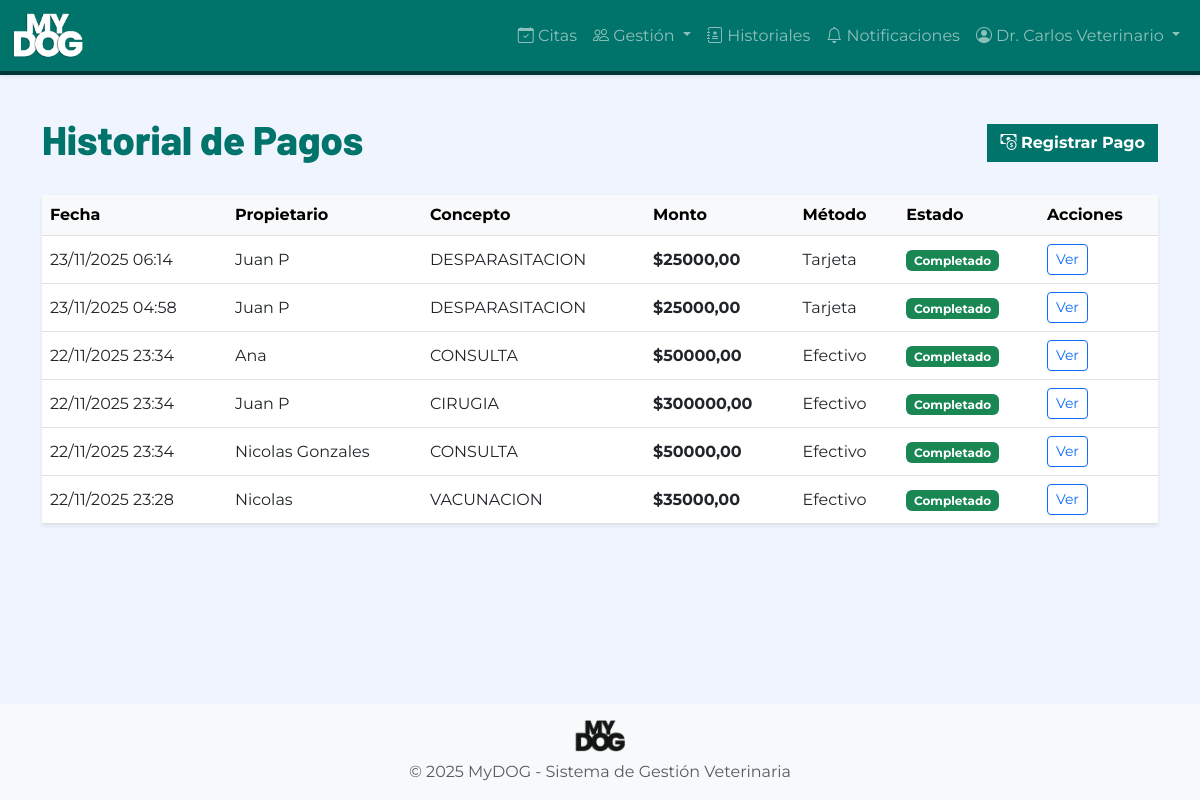
The page /pagos/ (signed in) on the database as committed earlier.
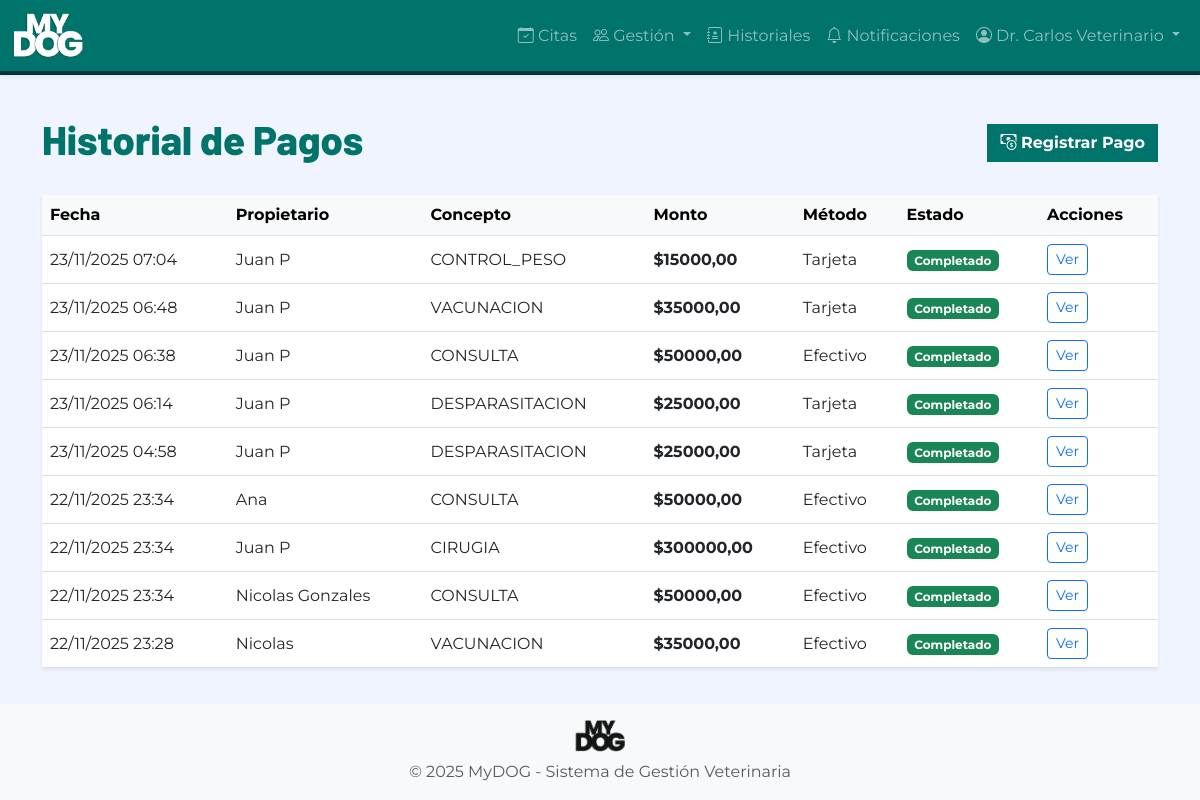
The same page on the database as committed later.
### pagos/models.py (models this page shows, shortened)
class Pago(models.Model):
    TIPO_PAGO_CHOICES = [
        ('EFECTIVO', 'Efectivo'),
        ('TARJETA', 'Tarjeta'),
        ('TRANSFERENCIA', 'Transferencia'),
        ('PENDIENTE', 'Pendiente'),
    ]
    ESTADO_CHOICES = [
        ('PENDIENTE', 'Pendiente'),
        ('COMPLETADO', 'Completado'),
        ('FALLIDO', 'Fallido'),
    ]
    cita = models.ForeignKey(
        'citas.Cita',
        on_delete=models.SET_NULL,
        null=True,
        blank=True,
        related_name='pagos',
        verbose_name='Cita asociada'
    )
    propietario = models.ForeignKey(
        'propietarios.Propietario',
        on_delete=models.PROTECT,
        related_name='pagos',
        verbose_name='Propietario'
    )
    monto = models.DecimalField(
        max_digits=10,
        decimal_places=2,
        validators=[MinValueValidator(0.01)],
        verbose_name='Monto',
        help_text='Monto del pago en pesos colombianos'
    )
    tipo_pago = models.CharField(
        max_length=15,
        choices=TIPO_PAGO_CHOICES,
        verbose_name='Tipo de pago'
    )
    estado = models.CharField(
        max_length=15,
        choices=ESTADO_CHOICES,
        default='PENDIENTE',
        verbose_name='Estado del pago'
    )
    referencia = models.CharField(
        max_length=100,
        blank=True,
        verbose_name='Referencia/Comprobante',
        help_text='Número de referencia o comprobante'
    )
    ultimos_4_digitos_validator = RegexValidator(
        regex=r'^\d{4}$',
        message='Debe contener exactamente 4 dígitos'
    )
    ultimos_4_digitos = models.CharField(
        max_length=4,
        blank=True,
        validators=[ultimos_4_digitos_validator],
        verbose_name='Últimos 4 dígitos',
        help_text='Últimos 4 dígitos de la tarjeta (solo si es pago con tarjeta)'
    )
    fecha_pago = models.DateTimeField(
        auto_now_add=True,
        verbose_name='Fecha del pago'
    )
    simulado = models.BooleanField(
        default=True,
        verbose_name='Pago simulado',
        help_text='Indica si es un pago simulado (siempre True en este sistema)'
    )
    usuario_registro = models.ForeignKey(
        'autenticacion.Usuario',
        on_delete=models.PROTECT,
        verbose_name='Usuario que registró el pago'
    )
    class Meta:
        verbose_name = 'Pago'
        verbose_name_plural = 'Pagos'
        ordering = ['-fecha_pago']

### propietarios/models.py (models this page shows, shortened)
class Propietario(models.Model):
    usuario = models.OneToOneField(
        'autenticacion.Usuario',
        on_delete=models.CASCADE,
        related_name='propietario',
        verbose_name='Usuario',
        help_text='Usuario del sistema asociado al propietario'
    )
    nombre = models.CharField(
        max_length=100,
        verbose_name='Nombre completo',
        help_text='Nombre completo del propietario (3-100 caracteres)'
    )
    documento = models.CharField(
        max_length=20,
        unique=True,
        verbose_name='Documento de identidad',
        help_text='Número de documento único del propietario'
    )
    telefono_validator = RegexValidator(
        regex=r'^\d{7,15}$',
        message='El teléfono debe contener entre 7 y 15 dígitos numéricos'
    )
    telefono = models.CharField(
        max_length=15,
        validators=[telefono_validator],
        verbose_name='Teléfono',
        help_text='Teléfono de contacto (7-15 dígitos)'
    )
    correo = models.EmailField(
        unique=True,
        validators=[EmailValidator()],
        verbose_name='Correo electrónico',
        help_text='Correo electrónico único del propietario'
    )
    direccion = models.TextField(
        max_length=200,
        blank=True,
        verbose_name='Dirección',
        help_text='Dirección de residencia (opcional, máx 200 caracteres)'
    )
    fecha_registro = models.DateTimeField(
        auto_now_add=True,
        verbose_name='Fecha de registro'
    )
    fecha_modificacion = models.DateTimeField(
        auto_now=True,
        verbose_name='Fecha de modificación'
    )
    activo = models.BooleanField(
        default=True,
        verbose_name='Activo',
        help_text='Indica si el propietario está activo en el sistema'
    )
    class Meta:
        verbose_name = 'Propietario'
        verbose_name_plural = 'Propietarios'
        ordering = ['-fecha_registro']
        indexes = [
            models.Index(fields=['documento']),
            models.Index(fields=['correo']),
        ]

### citas/models.py (models this page shows, shortened)
class Cita(models.Model):
    ESTADO_CHOICES = [
        ('PROGRAMADA', 'Programada'),
        ('CONFIRMADA', 'Confirmada'),
        ('COMPLETADA', 'Completada'),
        ('CANCELADA', 'Cancelada'),
        ('INASISTENCIA', 'Inasistencia'),
    ]
    propietario = models.ForeignKey(
        'propietarios.Propietario',
        on_delete=models.PROTECT,
        related_name='citas',
        verbose_name='Propietario',
        help_text='Propietario de la mascota'
    )
    mascota = models.ForeignKey(
        'mascotas.Mascota',
        on_delete=models.PROTECT,
        related_name='citas',
        verbose_name='Mascota',
        help_text='Mascota a atender'
    )
    servicio = models.ForeignKey(
        'servicios.Servicio',
        on_delete=models.PROTECT,
        related_name='citas',
        verbose_name='Servicio',
        help_text='Servicio veterinario solicitado'
    )
    veterinario = models.ForeignKey(
        'autenticacion.Usuario',
        on_delete=models.PROTECT,
        limit_choices_to={'rol': 'VETERINARIO'},
        related_name='citas_asignadas',
        verbose_name='Veterinario',
        help_text='Veterinario asignado'
    )
    fecha = models.DateField(
        verbose_name='Fecha',
        help_text='Fecha de la cita'
    )
    hora = models.TimeField(
        verbose_name='Hora',
        help_text='Hora de inicio de la cita'
    )
    estado = models.CharField(
        max_length=15,
        choices=ESTADO_CHOICES,
        default='PROGRAMADA',
        verbose_name='Estado'
    )
    es_emergencia = models.BooleanField(
        default=False,
        verbose_name='Es emergencia',
        help_text='Indica si es una cita de emergencia (sin restricciones de horario)'
    )
    observaciones = models.TextField(
        max_length=500,
        blank=True,
        verbose_name='Observaciones',
        help_text='Observaciones o motivo de la cita'
    )
    motivo_cancelacion = models.TextField(
        max_length=500,
        blank=True,
        verbose_name='Motivo de cancelación',
        help_text='Motivo por el cual se canceló la cita'
    )
    pagado = models.BooleanField(
        default=False,
        verbose_name='Pagado',
        help_text='Indica si la cita ha sido pagada'
    )
    fecha_creacion = models.DateTimeField(
        auto_now_add=True,
        verbose_name='Fecha de creación'
    )
    fecha_modificacion = models.DateTimeField(
        auto_now=True,
        verbose_name='Fecha de modificación'
    )
    usuario_creador = models.ForeignKey(
        'autenticacion.Usuario',
        on_delete=models.PROTECT,
        related_name='citas_creadas',
        verbose_name='Usuario creador',
        help_text='Usuario que creó la cita'
    )
    class Meta:
        verbose_name = 'Cita'
        verbose_name_plural = 'Citas'
        ordering = ['-fecha', '-hora']
        indexes = [
            models.Index(fields=['fecha', 'hora']),
            models.Index(fields=['veterinario', 'fecha']),
            models.Index(fields=['estado']),
        ]
        unique_together = [['veterinario', 'fecha', 'hora']]  # No permitir citas duplicadas

### servicios/models.py (models this page shows, shortened)
class Servicio(models.Model):
    TIPO_CHOICES = [
        ('CONSULTA', 'Consulta veterinaria'),
        ('VACUNACION', 'Vacunación'),
        ('DESPARASITACION', 'Desparasitación'),
        ('CIRUGIA', 'Cirugía'),
        ('CONTROL_PESO', 'Control de peso'),
        ('PELUQUERIA', 'Peluquería'),
        ('VENTA_PRODUCTOS', 'Venta de productos'),
        ('OTRO', 'Otro'),
    ]
    nombre = models.CharField(
        max_length=20,
        choices=TIPO_CHOICES,
        unique=True,
        verbose_name='Nombre del servicio',
        help_text='Tipo de servicio veterinario'
    )
    duracion_minutos = models.PositiveIntegerField(
        validators=[MinValueValidator(15)],
        verbose_name='Duración en minutos',
        help_text='Duración estimada del servicio (mínimo 15 minutos)'
    )
    precio = models.DecimalField(
        max_digits=10,
        decimal_places=2,
        validators=[MinValueValidator(0)],
        verbose_name='Precio',
        help_text='Precio del servicio en pesos colombianos'
    )
    descripcion = models.TextField(
        max_length=500,
        blank=True,
        verbose_name='Descripción',
        help_text='Descripción detallada del servicio (opcional)'
    )
    activo = models.BooleanField(
        default=True,
        verbose_name='Activo',
        help_text='Indica si el servicio está disponible para agendamiento'
    )
    color_calendario = models.CharField(
        max_length=7,
        default='#00736A',
        verbose_name='Color en calendario',
        help_text='Color en formato hexadecimal para mostrar en calendario'
    )
    fecha_creacion = models.DateTimeField(
        auto_now_add=True,
        verbose_name='Fecha de creación'
    )
    fecha_modificacion = models.DateTimeField(
        auto_now=True,
        verbose_name='Fecha de modificación'
    )
    class Meta:
        verbose_name = 'Servicio'
        verbose_name_plural = 'Servicios'
        ordering = ['nombre']

### pagos/views.py (the view)
# urls.py: path('', views.lista_pagos, name='lista'),
@login_required
@staff_required
def lista_pagos(request):
    pagos = Pago.objects.all().order_by('-fecha_pago')
    return render(request, 'pagos/lista.html', {'pagos': pagos})

### autenticacion/models.py (called while the page is built)
    def es_admin(self):
        return self.rol == 'ADMIN'

### notificaciones/context_processors.py (called while the page is built)
def notificaciones_unread(request):
    if getattr(request, 'user', None) and request.user.is_authenticated:
        count = Notificacion.objects.filter(usuario=request.user, leida=False).count()
        return {'notificaciones_unread': count}
    return {'notificaciones_unread': 0}

### templates/pagos/lista.html (shortened to what this page needs)
{% extends 'base.html' %}
{% block content %}
<div class="d-flex justify-content-between align-items-center mb-4">
    <h1 class="font-titulo text-primary-mydog">Historial de Pagos</h1>
    <a href="{% url 'pagos:registrar' %}" class="btn btn-primary-mydog">
        <i class="bi bi-cash-coin"></i> Registrar Pago
    </a>
</div>
<div class="card shadow-sm border-0">
    <div class="card-body p-0">
        <div class="table-responsive">
            <table class="table table-hover align-middle mb-0">
                <thead class="table-light">
                    <tr>
                        <th>Fecha</th>
                        <th>Propietario</th>
                        <th>Concepto</th>
                        <th>Monto</th>
                        <th>Método</th>
                        <th>Estado</th>
                        <th>Acciones</th>
                    </tr>
                </thead>
                <tbody>
                    {% for pago in pagos %}
                    <tr>
                        <td>{{ pago.fecha_pago|date:"d/m/Y H:i" }}</td>
                        <td>{{ pago.propietario.nombre }}</td>
                        <td>
                            {% if pago.cita %}
                                {{ pago.cita.servicio.nombre }}
                            {% else %}
                                Pago General
                            {% endif %}
                        </td>
                        <td class="fw-bold">${{ pago.monto }}</td>
                        <td>{{ pago.get_tipo_pago_display }}</td>
                        <td>
                            {% if pago.estado == 'COMPLETADO' %}
                                <span class="badge bg-success">Completado</span>
                            {% else %}
                                <span class="badge bg-warning text-dark">{{ pago.get_estado_display }}</span>
                            {% endif %}
                        </td>
                        <td>
                            <a href="{% url 'pagos:detalle' pago.pk %}" class="btn btn-sm btn-outline-primary">Ver</a>
                        </td>
                    </tr>
                    {% empty %}
                    <tr>
                        <td colspan="7" class="text-center py-4 text-muted">No hay pagos registrados.</td>
                    </tr>
                    {% endfor %}
                </tbody>
            </table>
        </div>
    </div>
</div>
{% endblock %}

Rows that differ between the two databases and show on the page:
added Pago: fecha_pago "23/11/2025 07:04", propietario.nombre "Juan P", cita.servicio.nombre "CONTROL_PESO", monto "15000,00", tipo_pago "Tarjeta", estado "Completado"
added Pago: fecha_pago "23/11/2025 06:48", propietario.nombre "Juan P", cita.servicio.nombre "VACUNACION", monto "35000,00", tipo_pago "Tarjeta", estado "Completado"
added Pago: fecha_pago "23/11/2025 06:38", propietario.nombre "Juan P", cita.servicio.nombre "CONSULTA", monto "50000,00", tipo_pago "Efectivo", estado "Completado"
